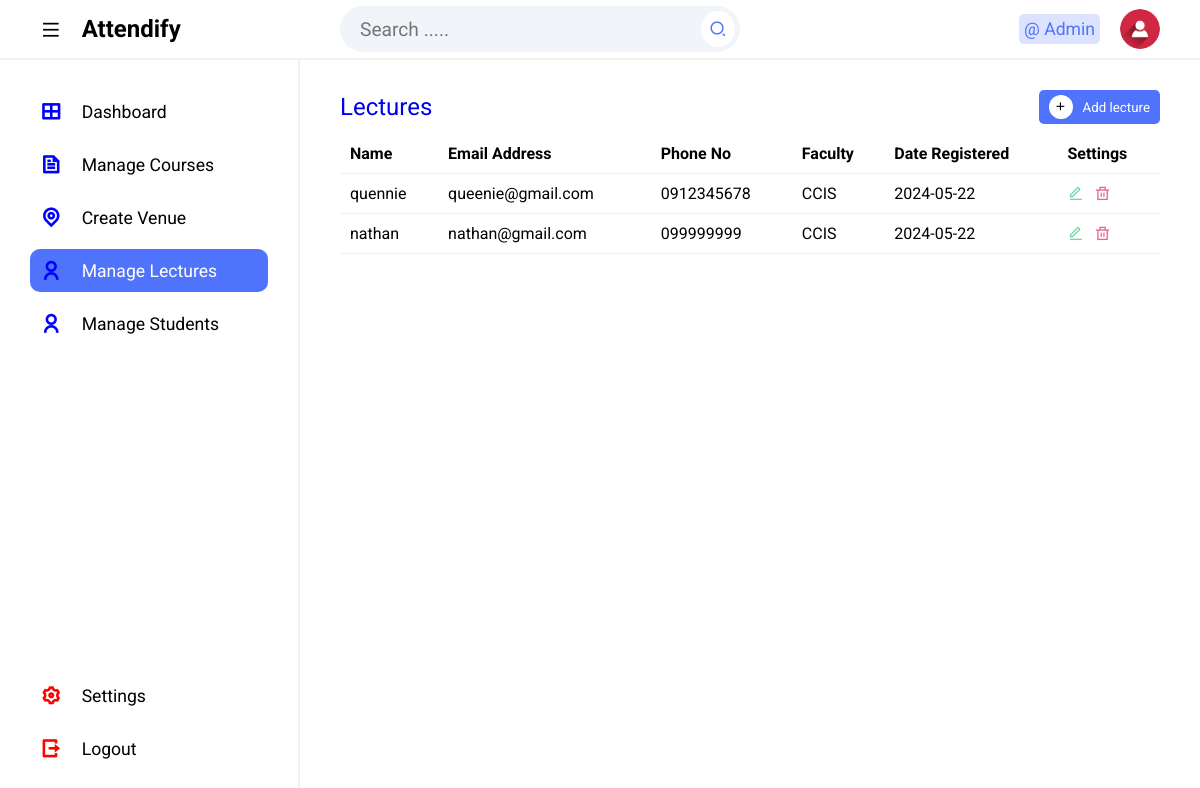
Page /Admin/createLecture.php (signed in) on the committed database.
### tables this page shows
CREATE TABLE `tbllecture` (
  `Id` int(10) NOT NULL,
  `firstName` varchar(255) NOT NULL,
  `lastName` varchar(255) NOT NULL,
  `emailAddress` varchar(255) NOT NULL,
  `password` varchar(255) NOT NULL,
  `phoneNo` varchar(50) NOT NULL,
  `facultyCode` varchar(50) NOT NULL,
  `dateCreated` varchar(50) NOT NULL
);

### Admin/createLecture.php (the view, shortened to what this page needs)
<?php
include '../include/dbcon.php';
?>
<!DOCTYPE html>
<html lang="en">
<head>
    <link rel="stylesheet" href="css/styles.css">
    <link rel="stylesheet" href="https://cdnjs.cloudflare.com/ajax/libs/font-awesome/6.5.1/css/all.min.css">
    <link href="https://cdnjs.cloudflare.com/ajax/libs/remixicon/4.2.0/remixicon.css" rel="stylesheet">
</head>
<body>
    <?php include "Includes/topbar.php"; ?>
    <section class=main>
        <?php include "Includes/sidebar.php"; ?>
        <div class="main--content">
            <div class="table-container">
                <a href="#add-form" style="text-decoration:none;">
                    <div class="title" id="addLecture">
                        <h2 class="section--title">Lectures</h2>
                        <button class="add"><i class="ri-add-line"></i>Add lecture</button>
                    </div>
                </a>
                <div class="table">
                    <table>
                        <thead>
                            <tr>
                                <th>Name</th>
                                <th>Email Address</th>
                                <th>Phone No</th>
                                <th>Faculty</th>
                                <th>Date Registered</th>
                                <th>Settings</th>
                            </tr>
                        </thead>
                        <tbody>
                            <tr>
                                <?php
                                $sql = "SELECT * FROM tbllecture";
                                $result = $conn->query($sql);
                                if ($result->num_rows > 0) {
                                    while ($row = $result->fetch_assoc()) {
                                        echo "<tr>";
                                        echo "<td>" . $row["firstName"] . "</td>";
                                        echo "<td>" . $row["emailAddress"] . "</td>";
                                        echo "<td>" . $row["phoneNo"] . "</td>";
                                        echo "<td>" . $row["facultyCode"] . "</td>";
                                        echo "<td>" . $row["dateCreated"] . "</td>";
                                        echo "<td><span><i class='ri-edit-line edit'></i><i class='ri-delete-bin-line delete'></i></span></td>";
                                        echo "</tr>";
                                    }
                                } else {
                                    echo "<tr><td colspan='6'>No records found</td></tr>";
                                }
                                ?>
                        </tbody>
                    </table>
                </div>
            </div>
    </section>
</body>
</html>

### Admin/Includes/topbar.php (shortened to what this page needs)
<?php
$fullName = "";
if (isset($_SESSION['userId'])) {
    $userId = $conn->real_escape_string($_SESSION['userId']);
    $query = "SELECT * FROM tbladmin WHERE Id = $userId";
    $rs = $conn->query($query);
    if ($rs) {
        $num = $rs->num_rows;
        if ($num > 0) {
            $row = $rs->fetch_assoc();
            $fullName = $row['firstName'] . " " . $row['lastName'];
        } else {
            echo "Admin not found";
        }
    } else {
        echo "Error: " . $conn->error;
    }
} else {
    header('location: ../index.php');
}
?>
<section class="header">
    <div class="logo">
        <i class="ri-menu-line icon icon-0 menu"></i>
        <h2>Attendify</h2>
    </div>
    <div class="search--notification--profile">
        <div id="searchInput" class="search">
            <input type="text" id="searchText" placeholder="Search .....">
            <button onclick="searchItems()"><i class="ri-search-2-line"></i></button>
        </div>
        <div class="notification--profile">
            <div class="picon lock">
                @ <?php echo $fullName; ?>
            </div>
            <div class="picon profile">
                <img src="img/user.png" alt="">
            </div>
        </div>
    </div>
</section>

### Admin/css/styles.css (style rules this page uses)
* { margin: 0; padding: 0; box-sizing: border-box; font-family: 'Roboto', sans-serif; }
body { position: relative; width: 100%; }
.header { height: 60px; width: 100%; display: flex; align-items: center; border-bottom: 2px solid #f1f1f1; }
.logo { display: flex; align-items: center; width: 300px; padding-left: 40px; }
.search--notification--profile { display: flex; align-items: center; justify-content: space-between; width: calc(100% - 300px); padding: 0 40px; }
.search { background-color: #f1f4f8; border-radius: 50px; width: 400px; padding: 5px; display: flex; align-items: center; justify-content: space-between; }
.search input { background-color: transparent; outline: none; border: none; text-indent: 15px; width: 85%; font-size:1.2em; }
.search button { outline: none; border: none; border-radius: 50%; background-color: #fff; padding: 8px; display: flex; align-items: center; justify-content: center; }
.search button i { font-size: 1.1rem; color: #5073fb; }
.notification--profile { display: flex; align-items: center; }
.picon { margin-left: 20px; font-size: 1.1rem; padding: 5px; border-radius: 5px; }
.lock { color: #5073fb; background-color: rgba(80, 115, 251, .2); }
.profile { position: relative; width: 40px; height: 40px; border-radius: 50%; overflow: hidden; }
img { position: absolute; top: 0; left: 0; width: 100%; height: 100%; object-fit: cover; }
.main { position: relative; width: 100%; min-height: calc(100vh - 60px); }
a { text-decoration: none; }
.icon { position: relative; display: flex; align-items: center; justify-content: center; margin-right: 20px; font-size: 1.3rem; }
thead { position:sticky; top:0; background-color:white; padding:20px; }
.main--content { position: absolute; top: 0; right: 0; height: 100%; width: calc(100% - 300px); padding: 0 40px; transition: .3s; }
.title { display: flex; align-items: center; justify-content: space-between; margin-bottom: 10px; margin-top: 30px; }
.section--title { font-weight: 400; }
.add { display: flex; align-items: center; padding: 5px 10px; outline: none; border: none; background-color: #5073fb; color: #fff; border-radius: 5px; cursor: pointer; transition: .3s; }
.add i { margin-right: 10px; padding: 5px; background-color: #fff; border-radius: 50%; color: #000; }
.table-container { margin-bottom: 20px; }
.table { height: 750px; overflow-y: scroll; }
table { width: 100%; text-align: left; border-collapse: collapse; }
tr { border-bottom: 1px solid #f1f1f1; }
td, th { padding-block: 10px; padding:10px; }
.edit { color: #70d7a5; margin-right: 10px; }
.delete { color: #e86786; }

### rows in the picture
tbllecture: firstName "quennie", emailAddress "queenie@gmail.com", phoneNo "0912345678", facultyCode "CCIS", dateCreated "2024-05-22"
tbllecture: firstName "nathan", emailAddress "nathan@gmail.com", phoneNo "099999999", facultyCode "CCIS", dateCreated "2024-05-22"

### other values in the picture
$fullName "Admin"
